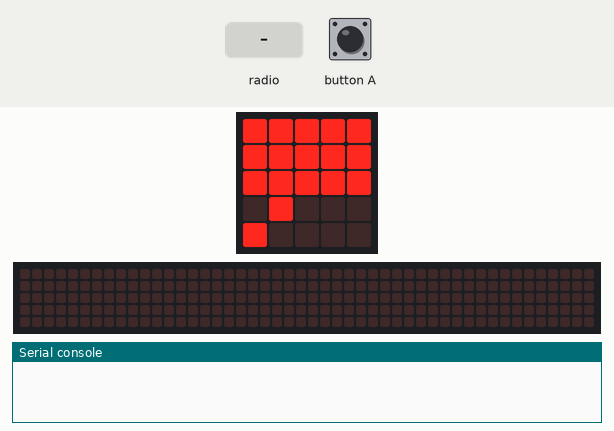
This program was run on a simulated BBC micro:bit (MakeCode). Shown: the board's 5×5 LED display, a strip that is not on the board, showing the scrolling text unrolled, the last lines printed to the serial console. The test bench sets the inputs (shaded band). No radio messages arrive unless stated (any console line starting 'radio sent:' is added by the test bench); the 48×5 strip is a reading aid, not a part: it shows the text the display is scrolling, unrolled, one strip-width of it at a time.

Above: at 1.6 s.
1.7 s: button A pressed for 0.15 s
At 1.77 s:
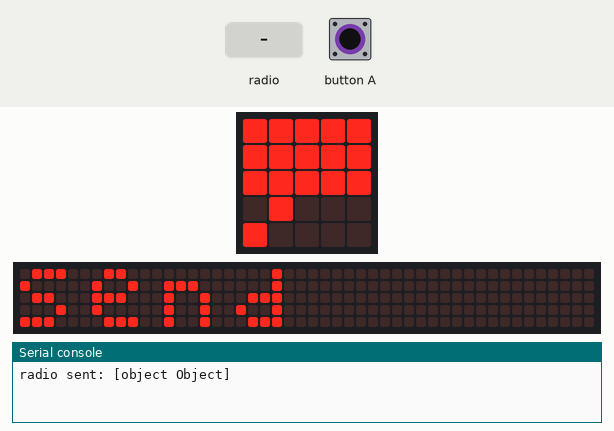
At 2.22 s:
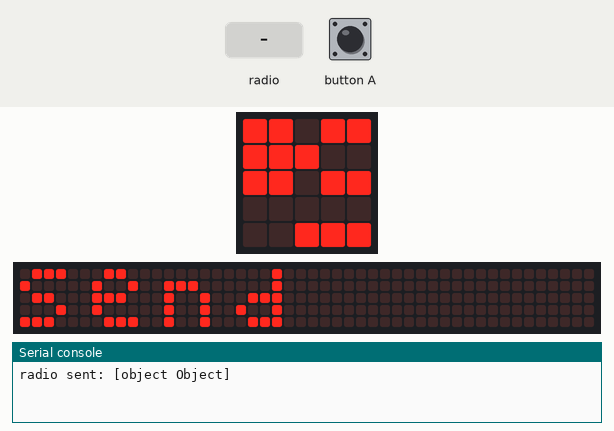
2.4 s: radio message "1" arrives
5.4 s: button A pressed for 1 s
At 12.7 s:
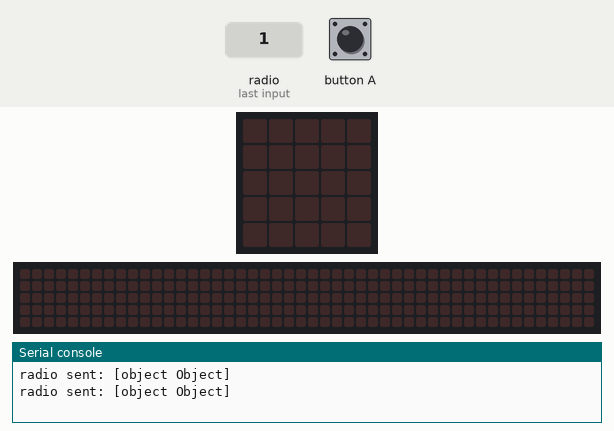
Timing chart, 0 to 14.2 s (numbered marks = the images above; inputs shaded):
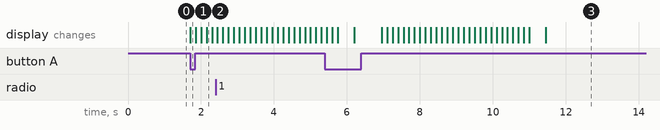

The program:

main.ts
```typescript
radio.onReceivedString(function (receivedString) {
    basic.showString(receivedString)
})
basic.showLeds(`
    # # # # #
    # # # # #
    # # # # #
    . # . . .
    # . . . .
    `)
radio.setGroup(10840)
basic.forever(function () {
    if (input.buttonIsPressed(Button.A)) {
        radio.sendString("" + (images.iconImage(IconNames.Skull)))
        basic.showString("Send")
    }
})
```

test.ts
```typescript
// testene settes inn her; disse vil ikke kompilert så lenge denne pakken blir brukt som en utvidelse.
```

Measured:
- after the input at 1.7 s, the display: changes at once (image 1)
- after the input at 5.4 s, the display: first differs from a run without the input after 1.6 s (image 3 shows a later state)
